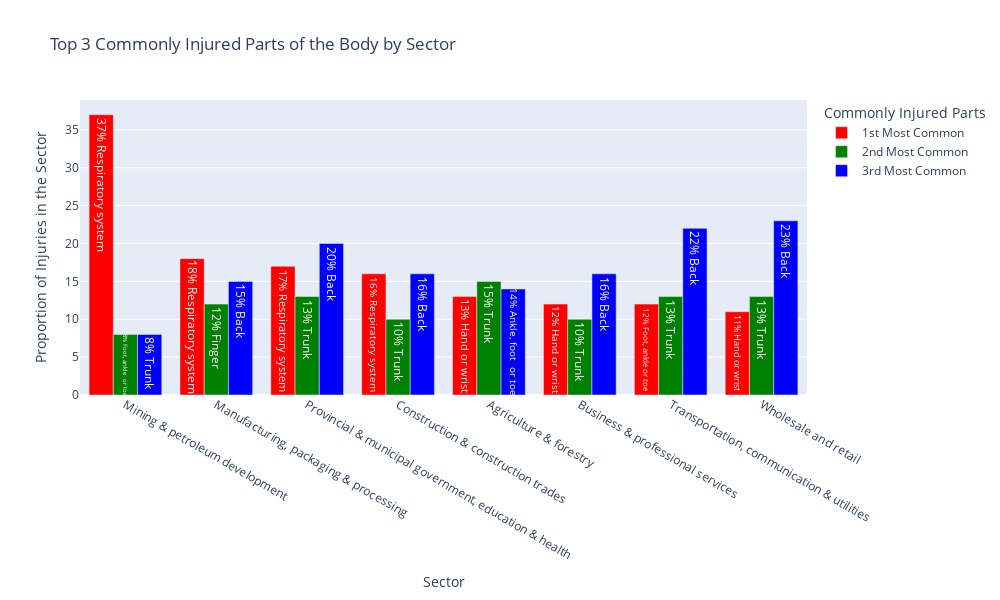

The code cell stored with this chart in its notebook:
### Code cell
df['common_parts1']=df["commonly_injured_parts"].apply(lambda x:list(x.values())[0])
df['common_parts2']=df["commonly_injured_parts"].apply(lambda x:list(x.values())[1])
df['common_parts3']=df["commonly_injured_parts"].apply(lambda x:list(x.values())[2])

# Sort the DataFrame based on the values of 'injury1' in descending order
df_sorted_common_parts = df.sort_values(by='common_parts1', ascending=False)

# Plotting the bar chart using Plotly
fig = go.Figure()

# Iterate over the top 3 commonly injured parts
for i, part in enumerate(['common_parts1', 'common_parts2', 'common_parts3']):
    fig.add_trace(go.Bar(
        x=df_sorted_common_parts['Sector'],
        y=df_sorted_common_parts[part],
        name=f'{i+1}st Most Common' if i == 0 else f'{i+1}nd Most Common' if i == 1 else f'{i+1}rd Most Common',
        marker_color='red' if i == 0 else 'green' if i == 1 else 'blue',
        hoverinfo='text',
        text=df_sorted_common_parts[part].apply(lambda x: f'{x:.0f}%') + ' ' + df_sorted_common_parts["commonly_injured_parts"].apply(lambda x:list(x.keys())[i]),
        textposition='auto',
        offsetgroup=part
    ))

# Update layout for larger plot dimensions and descending order
fig.update_layout(
    title='Top 3 Commonly Injured Parts of the Body by Sector',
    xaxis_title='Sector',
    yaxis_title='Proportion of Injuries in the Sector',
    barmode='group',
    legend_title='Commonly Injured Parts',
    width=1000,
    height=600
)

# Show plot
fig.show()

### Figure 1 — Plotly figure (JSON) as saved in the notebook; plotly's stock layout.template omitted (floating-point values rounded to 4 significant figures)
{"data": [{"hoverinfo": "text", "marker": {"color": "red"}, "name": "1st Most Common", "offsetgroup": "common_parts1", "text": ["37% Respiratory system", "18% Respiratory system", "17% Respiratory system", "16% Respiratory system", "13% Hand or wrist", "12% Hand or wrist", "12% Foot, ankle or toe", "11% Hand or wrist"], "textposition": "auto", "type": "bar", "x": ["Mining & petroleum development", "Manufacturing, packaging & processing", "Provincial & municipal government, education & health", "Construction & construction trades", "Agriculture & forestry", "Business & professional services", "Transportation, communication & utilities", "Wholesale and retail"], "y": [37, 18, 17, 16, 13, 12, 12, 11]}, {"hoverinfo": "text", "marker": {"color": "green"}, "name": "2nd Most Common", "offsetgroup": "common_parts2", "text": ["8% Foot, ankle  or toe", "12% Finger", "13% Trunk", "10% Trunk", "15% Trunk", "10% Trunk", "13% Trunk", "13% Trunk"], "textposition": "auto", "type": "bar", "x": ["Mining & petroleum development", "Manufacturing, packaging & processing", "Provincial & municipal government, education & health", "Construction & construction trades", "Agriculture & forestry", "Business & professional services", "Transportation, communication & utilities", "Wholesale and retail"], "y": [8, 12, 13, 10, 15, 10, 13, 13]}, {"hoverinfo": "text", "marker": {"color": "blue"}, "name": "3rd Most Common", "offsetgroup": "common_parts3", "text": ["8% Trunk", "15% Back", "20% Back", "16% Back", "14% Ankle, foot  or toe", "16% Back", "22% Back", "23% Back"], "textposition": "auto", "type": "bar", "x": ["Mining & petroleum development", "Manufacturing, packaging & processing", "Provincial & municipal government, education & health", "Construction & construction trades", "Agriculture & forestry", "Business & professional services", "Transportation, communication & utilities", "Wholesale and retail"], "y": [8, 15, 20, 16, 14, 16, 22, 23]}], "layout": {"barmode": "group", "height": 600, "legend": {"title": {"text": "Commonly Injured Parts"}}, "title": {"text": "Top 3 Commonly Injured Parts of the Body by Sector"}, "width": 1000, "xaxis": {"title": {"text": "Sector"}}, "yaxis": {"title": {"text": "Proportion of Injuries in the Sector"}}}}
